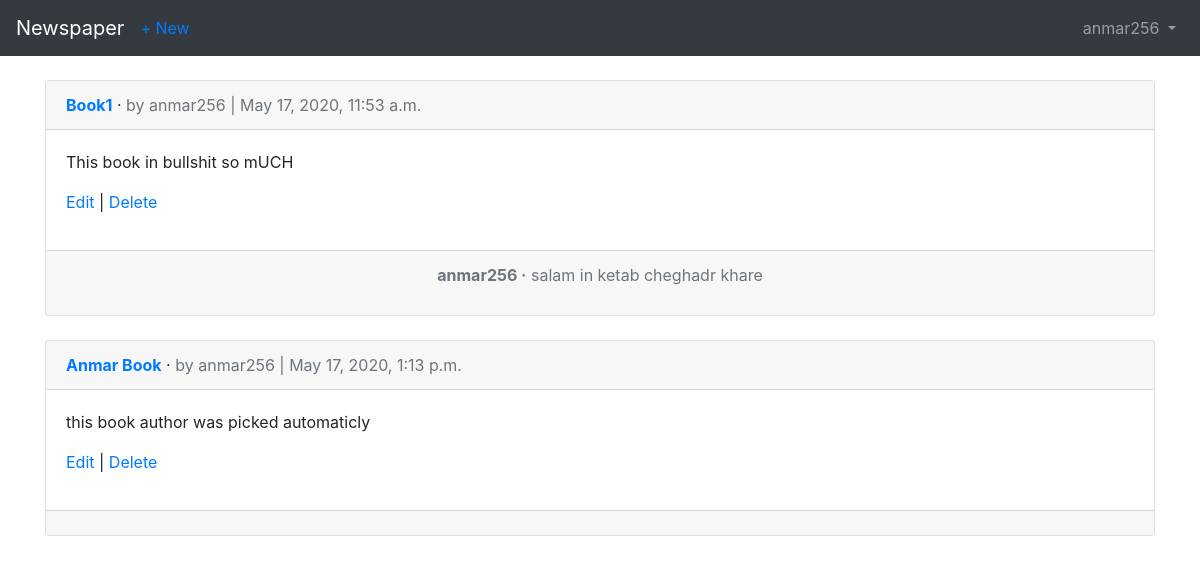
The page /articles/ (signed in) on the database its author committed.
### users/models.py (models this page shows)
class CustomUser (AbstractUser):
    age = models.PositiveIntegerField(null=True, blank=True)

### articles/models.py (models this page shows, shortened)
class Article(models.Model):
    title = models.CharField(max_length=255)
    body = models.TextField()
    date = models.DateTimeField(auto_now_add=True)
    author = models.ForeignKey(
        get_user_model(),
        on_delete=models.CASCADE,
    )

class Comment(models.Model):
    article = models.ForeignKey(Article, on_delete=models.CASCADE, related_name='comments')
    comment = models.CharField(max_length=200)
    author = models.ForeignKey(get_user_model(), on_delete=models.CASCADE)
    def __str__(self):
        return self.comment

### articles/views.py (the view)
# urls.py: path('', ArticleListView.as_view(), name='article_list'),
class ArticleListView(ListView):
    model = Article
    template_name = 'article_list.html'

### templates/article_list.html (shortened to what this page needs)
{% extends 'base.html' %}
{% block content %}
    {% for article in object_list %}
        <div class="card">
            <div class="card-header">
                <span class="font-weight-bold"><a href="{% url 'article_detail' article.pk %}">{{ article.title }}</a></span> &middot;
                <span class="text-muted">by {{ article.author }} | {{ article.date }}</span>
            </div>
            <div class="card-body">
                <p>{{ article.body }}</p>
                <p><a href="{% url 'article_edit' article.pk %}">Edit</a> | <a href="{% url 'article_delete' article.pk %}">Delete</a></p>
            </div>
            <div class="card-footer text-center text-muted">
                {% for comment in article.comments.all %}
                    <p>
                        <span class="font-weight-bold">{{ comment.author }} &middot;</span>
                        {{ comment }}
                    </p>
                {% endfor %}
            </div>
        </div>
        <br />
    {% endfor %}
{% endblock %}

### templates/base.html (shortened to what this page needs)
<!doctype html>
<html lang="en">
  <head>
    <link rel="stylesheet" href="https://stackpath.bootstrapcdn.com/bootstrap/4.1.3/css/bootstrap.min.css">
  </head>
  <body>
    <nav class="navbar navbar-expand-md navbar-dark bg-dark mb-4">
      <a class="navbar-brand" href="{% url 'home' %}">Newspaper</a>
      {% if user.is_authenticated %}
          <ul class="navbar-nav mr-auto">
            <li class="nav-item"><a href="{% url 'article_new' %}">+ New</a></li>
          </ul>
      {% endif %}
      <div class="collapse navbar-collapse" id="navbarCollapse">
        {% if user.is_authenticated %}
            <ul class="navbar-nav ml-auto">
            <li class="nav-item">
              <a class="nav-link dropdown-toggle" href="#" id="userMenu" data-toggle="dropdown" aria-haspopup="true" aria-expanded="false">
                {{ user.username }}
              </a>
            </li>
          </ul>
        {% endif %}
      </div>
    </nav>
    <div class="container">
      {% block content %}
      {% endblock content %}
    </div>
  </body>
</html>

### rows shown on the page
CustomUser: username "anmar256"
Article: title "Book1", author "anmar256", date "May 17, 2020, 11:53 a.m.", body "This book in bullshit so mUCH"
Comment: author "anmar256", comment "salam in ketab cheghadr khare"
Article: title "Anmar Book", author "anmar256", date "May 17, 2020, 1:13 p.m.", body "this book author was picked automaticly"
